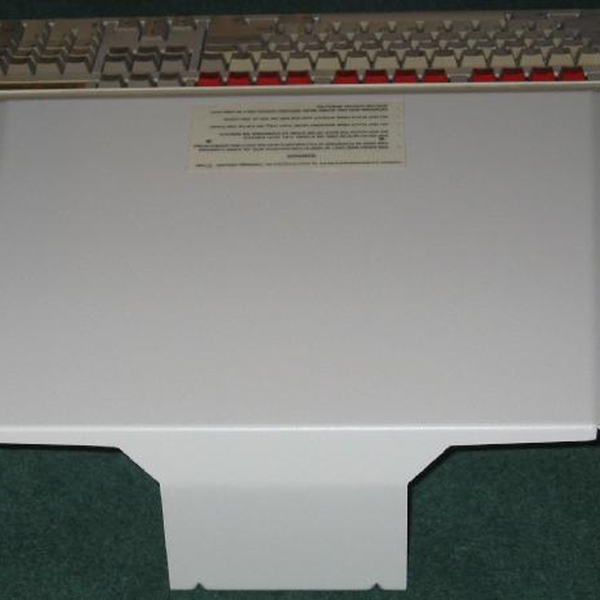
#> input picture apps/huanyu/assets/shop/p10_1.jpg, 1200 x 1200 px (shown at 1/2 size); its folder holds only this picture in this run
$ python _check_img.py
#> lines starting #> are read from the running program, lines starting #| are printed output that depends on the picture
from PIL import Image, ImageFilter
import glob, os, sys

root = sys.argv[1] if len(sys.argv) > 1 else 'assets/shop'
for f in sorted(glob.glob(os.path.join(root, '*.jpg'))):
    im = Image.open(f).convert('RGB')
#> im is the input picture: PIL image 1200x1200 RGB; mean R, G, B 126.3, 127.9, 124.4
    small = im.resize((160, 160))
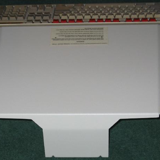
#> small: PIL image 160x160 RGB; mean R, G, B 126.3, 127.9, 124.4
    colors = len(set(small.getdata()))
#> colors = 5658
    e = im.convert('L').resize((300, 300)).filter(ImageFilter.FIND_EDGES)
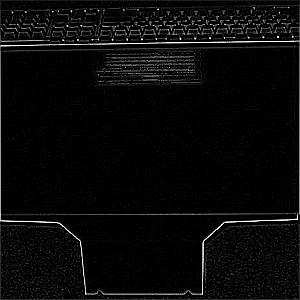
#> e: PIL image 300x300 L; min 0, max 255, mean 9.6
    detail = round(sum(e.getdata()) / 90000.0, 1)
#> detail = 9.6
    print(os.path.basename(f), im.size, 'colors=' + str(colors), 'detail=' + str(detail))
#| p10_1.jpg (1200, 1200) colors=5658 detail=9.6

$ run again, on apps/huanyu/assets/shop/p1_2.jpg
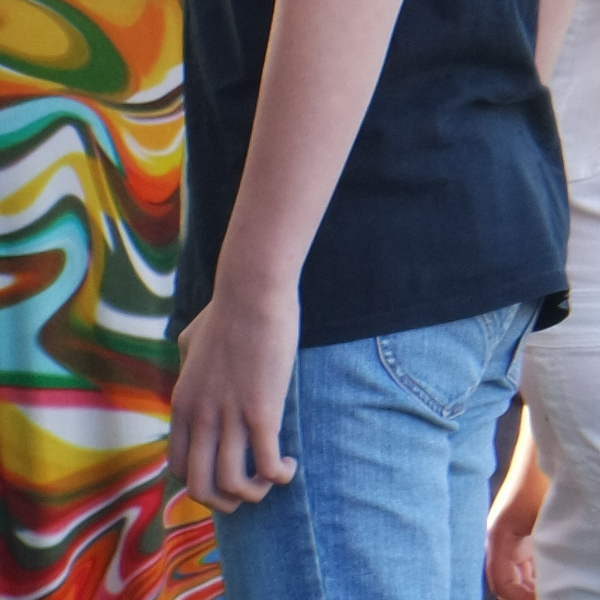
#> input picture apps/huanyu/assets/shop/p1_2.jpg, 1200 x 1200 px (shown at 1/2 size)
#> im is the input picture: PIL image 1200x1200 RGB; mean R, G, B 100.4, 98.2, 105.5
#> `small = im.resize((160, 160))`:
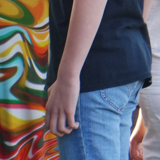
#> small: PIL image 160x160 RGB; mean R, G, B 100.4, 98.2, 105.5
#> colors = 18959
#> `e = im.convert('L').resize((300, 300)).filter(ImageFilter.FIND_EDGES)`:
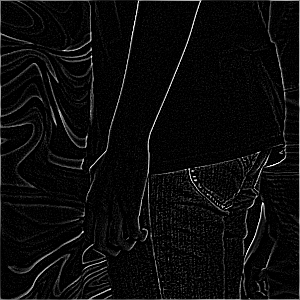
#> e: PIL image 300x300 L; min 0, max 255, mean 11.7
#> detail = 11.7
#| p1_2.jpg (1200, 1200) colors=18959 detail=11.7

$ run again, on apps/huanyu/assets/shop/p10_2.jpg
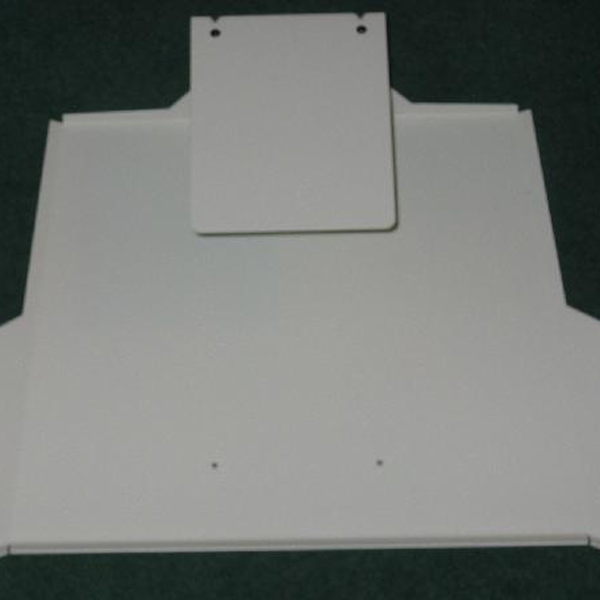
#> input picture apps/huanyu/assets/shop/p10_2.jpg, 1200 x 1200 px (shown at 1/2 size)
#> im is the input picture: PIL image 1200x1200 RGB; mean R, G, B 118.1, 121.7, 118.3
#> `small = im.resize((160, 160))`:
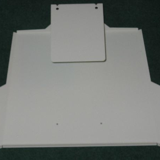
#> small: PIL image 160x160 RGB; mean R, G, B 118.1, 121.7, 118.3
#> colors = 2024
#> `e = im.convert('L').resize((300, 300)).filter(ImageFilter.FIND_EDGES)`:
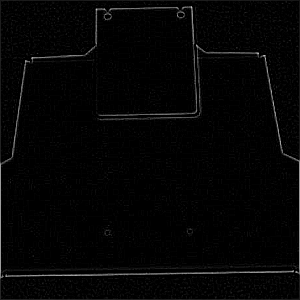
#> e: PIL image 300x300 L; min 0, max 196, mean 4.7
#> detail = 4.7
#| p10_2.jpg (1200, 1200) colors=2024 detail=4.7
